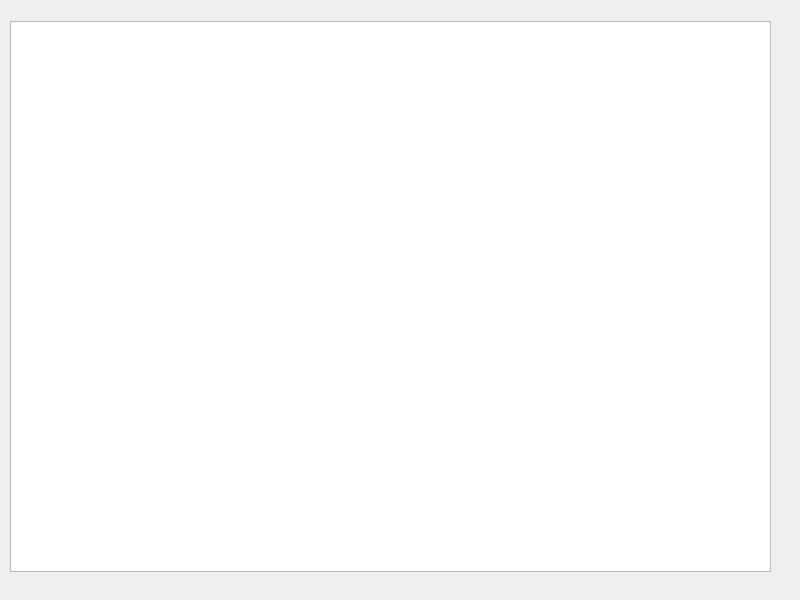
<?xml version="1.0" encoding="UTF-8"?>
<ui version="4.0">
 <class>Dialog</class>
 <widget class="QDialog" name="Dialog">
  <property name="geometry">
   <rect>
    <x>0</x>
    <y>0</y>
    <width>800</width>
    <height>600</height>
   </rect>
  </property>
  <property name="windowTitle">
   <string>Dialog</string>
  </property>
  <widget class="QGraphicsView" name="graphicsView">
   <property name="geometry">
    <rect>
     <x>10</x>
     <y>21</y>
     <width>761</width>
     <height>551</height>
    </rect>
   </property>
  </widget>
 </widget>
 <resources/>
 <connections/>
</ui>
